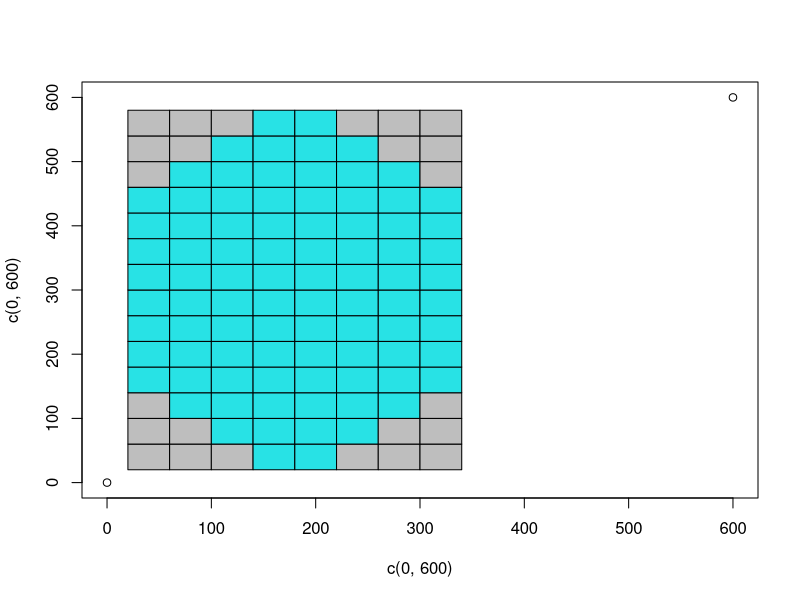

Here is the R script that generated this plot:
#!/usr/bin/R -f
#
# draw_canvass.R
#
# draw the Mini Camelot Game Canvass 
# from specified pieces information
#

# draw the game canvass
plot(c(0,600), c(0,600))

# disabled cells are here

# white cells are here

# black cells are here

# draw all cells
for (x in 0:13) {
  for (y in 0:7) {
    if ((y == 0 | y == 1 | y == 2 | y == 5 | y == 6 | y == 7) & (x == 0 | x == 13)) {
      color <- 'grey'
    } else if ((y == 0 | y == 1 | y == 6 | y == 7) & (x == 1 | x == 12)) {
      color <- 'grey'
    } else if ((y == 0 | y == 7) & (x == 2 | x == 11)) {
      color <- 'grey'
    } else {
      color <- 5
    }
    rect(20 + y * 40, 20 + x * 40, 60 + y * 40, 60 + x * 40, col=color)
  }
}
